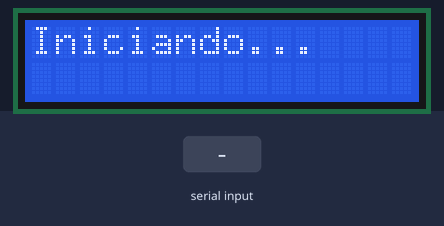
The sketch below on a simulated Arduino Uno, built with avr-gcc and run on an emulated ATmega328P. Parts: 16×2 character LCD. The inputs (shaded band) are chosen by the test bench.

Above: at 1.2 s.
1.3 s: "1" received over Serial
At 2.4 s:
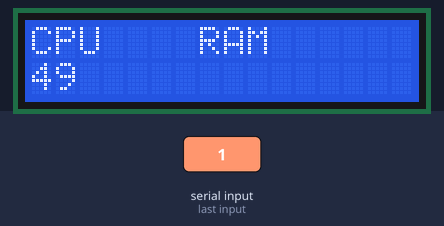
2.9 s: "0" received over Serial
4.5 s: "2" received over Serial
At 6.0 s:
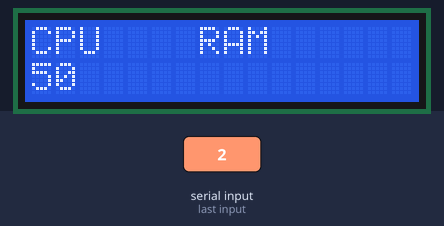
Timing chart, 0 to 7.5 s (numbered marks = the images above; inputs shaded):
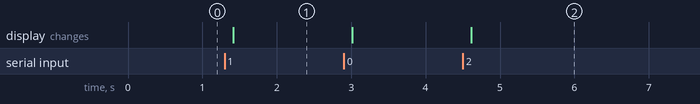

The sketch:

monitor_cpu-ram.ino
```cpp
#include <Wire.h>
#include <LiquidCrystal_I2C.h>

LiquidCrystal_I2C lcd(0x27, 16, 2); //Change address if this is not applicable

void setup() {
  lcd.begin();
  lcd.backlight();
  Serial.begin(9600);
  lcd.print("Iniciando...");
}

void loop() {
  if (Serial.available()) {
    delay(100);
    lcd.clear();
    lcd.print("CPU    RAM");
    lcd.setCursor(0, 1);
    while (Serial.available() > 0) {
      lcd.print(Serial.read());
    }
  }
}
```

Measured:
- after the input at 1.3 s, the display: changes after 0.12 s (image 1)
- after the input at 4.5 s, the display: changes after 0.12 s (image 2)
